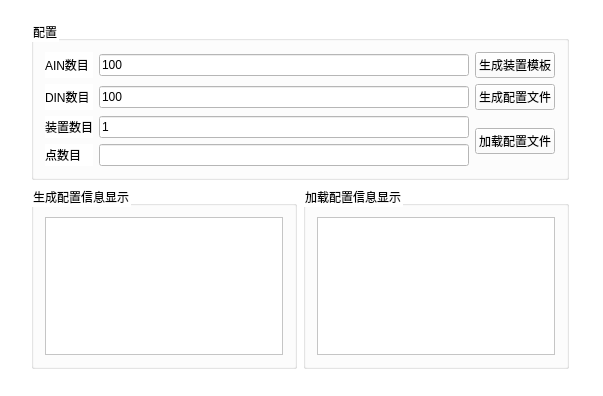
<?xml version="1.0" encoding="UTF-8"?>
<ui version="4.0">
 <class>XmlFunctionTesterClass</class>
 <widget class="QMainWindow" name="XmlFunctionTesterClass">
  <property name="geometry">
   <rect>
    <x>0</x>
    <y>0</y>
    <width>603</width>
    <height>396</height>
   </rect>
  </property>
  <property name="windowTitle">
   <string>XmlFunctionTester</string>
  </property>
  <property name="styleSheet">
   <string notr="true">background-color: rgb(255, 255, 255);</string>
  </property>
  <widget class="QWidget" name="centralWidget">
   <widget class="QWidget" name="layoutWidget">
    <property name="geometry">
     <rect>
      <x>20</x>
      <y>10</y>
      <width>560</width>
      <height>370</height>
     </rect>
    </property>
    <layout class="QGridLayout" name="gridLayout_5">
     <item row="0" column="0" colspan="2">
      <widget class="QGroupBox" name="groupBox">
       <property name="title">
        <string>配置</string>
       </property>
       <layout class="QGridLayout" name="gridLayout_4">
        <item row="0" column="0">
         <layout class="QGridLayout" name="gridLayout">
          <item row="0" column="0">
           <widget class="QLabel" name="label">
            <property name="text">
             <string>AIN数目</string>
            </property>
           </widget>
          </item>
          <item row="0" column="1">
           <widget class="QLineEdit" name="m_editAinNum">
            <property name="text">
             <string>100</string>
            </property>
           </widget>
          </item>
          <item row="0" column="2">
           <widget class="QPushButton" name="m_btnCreDecModule">
            <property name="text">
             <string>生成装置模板</string>
            </property>
           </widget>
          </item>
          <item row="1" column="0">
           <widget class="QLabel" name="label_2">
            <property name="text">
             <string>DIN数目</string>
            </property>
           </widget>
          </item>
          <item row="1" column="1">
           <widget class="QLineEdit" name="m_editDinNUm">
            <property name="text">
             <string>100</string>
            </property>
           </widget>
          </item>
          <item row="1" column="2">
           <widget class="QPushButton" name="m_btnCreFile">
            <property name="text">
             <string>生成配置文件</string>
            </property>
           </widget>
          </item>
          <item row="2" column="0">
           <widget class="QLabel" name="label_3">
            <property name="text">
             <string>装置数目</string>
            </property>
           </widget>
          </item>
          <item row="2" column="1">
           <widget class="QLineEdit" name="m_editDevNum">
            <property name="text">
             <string>1</string>
            </property>
           </widget>
          </item>
          <item row="2" column="2" rowspan="2">
           <widget class="QPushButton" name="m_btnLoadFIle">
            <property name="text">
             <string>加载配置文件</string>
            </property>
           </widget>
          </item>
          <item row="3" column="0">
           <widget class="QLabel" name="label_4">
            <property name="text">
             <string>点数目</string>
            </property>
           </widget>
          </item>
          <item row="3" column="1">
           <widget class="QLineEdit" name="m_editPointNum">
            <property name="text">
             <string/>
            </property>
           </widget>
          </item>
         </layout>
        </item>
       </layout>
      </widget>
     </item>
     <item row="1" column="0">
      <widget class="QGroupBox" name="groupBox_2">
       <property name="title">
        <string>生成配置信息显示</string>
       </property>
       <layout class="QGridLayout" name="gridLayout_2">
        <item row="0" column="0">
         <widget class="QTextBrowser" name="textBrowser"/>
        </item>
       </layout>
      </widget>
     </item>
     <item row="1" column="1">
      <widget class="QGroupBox" name="groupBox_3">
       <property name="title">
        <string>加载配置信息显示</string>
       </property>
       <layout class="QGridLayout" name="gridLayout_3">
        <item row="0" column="0">
         <widget class="QTextBrowser" name="textBrowser_2"/>
        </item>
       </layout>
      </widget>
     </item>
    </layout>
   </widget>
  </widget>
 </widget>
 <layoutdefault spacing="6" margin="11"/>
 <resources>
  <include location="xmlfunctiontester.qrc"/>
 </resources>
 <connections/>
</ui>
